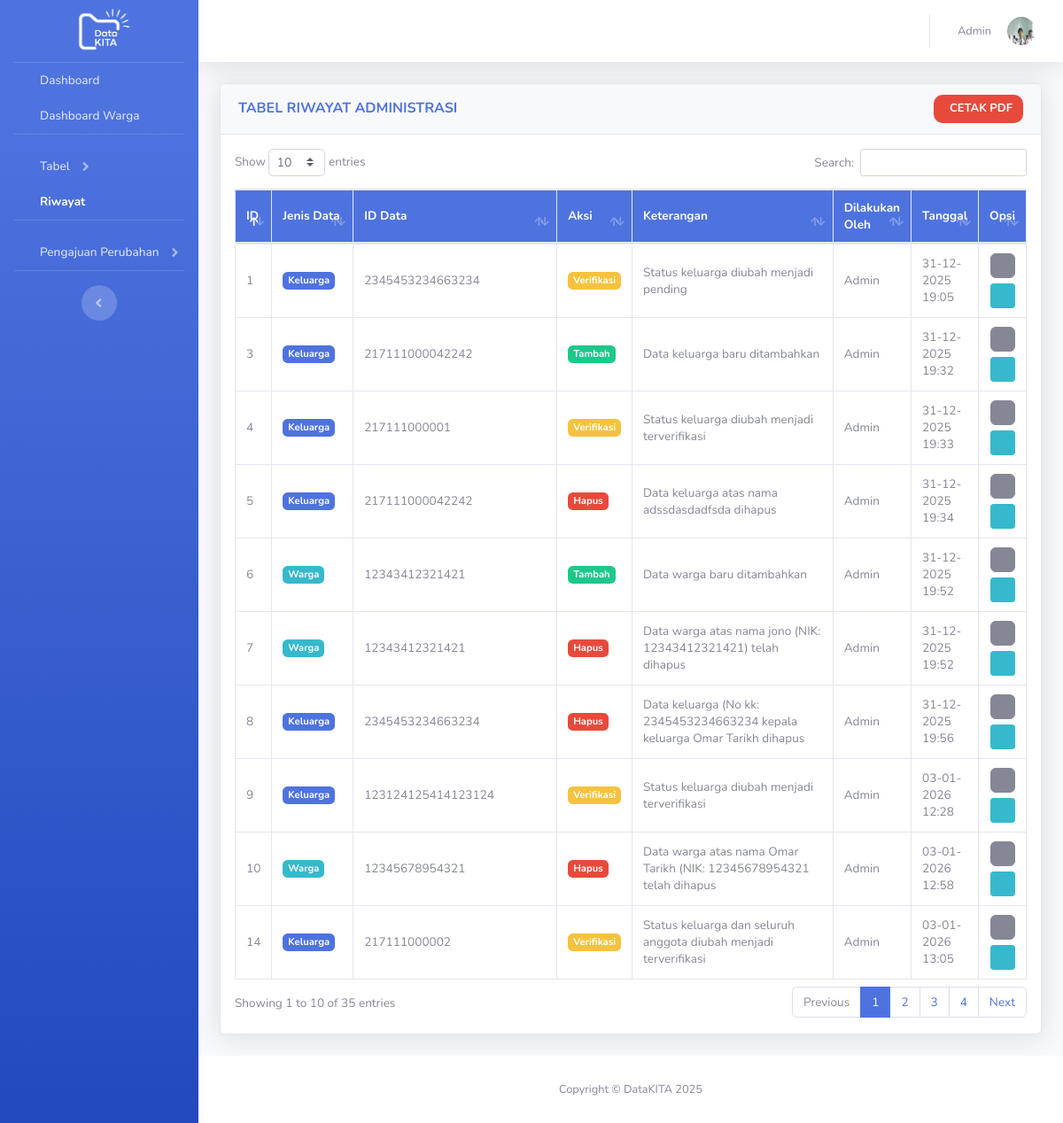
Page /riwayat.php (signed in) on the committed database.
### tables this page shows
CREATE TABLE `user` (
  `Id_user` int(10) UNSIGNED NOT NULL,
  `Nama_user` varchar(255) NOT NULL,
  `Email` varchar(255) NOT NULL,
  `Foto_profil` varchar(255) DEFAULT NULL,
  `Password` varchar(255) NOT NULL,
  `Role` enum('admin','user') DEFAULT 'user'
);

CREATE TABLE `riwayat_administrasi` (
  `id` int(11) NOT NULL,
  `jenis_data` enum('keluarga','warga','dashboard') NOT NULL,
  `id_data` varchar(50) NOT NULL,
  `aksi` enum('tambah','ubah','hapus','verifikasi') NOT NULL,
  `keterangan` text DEFAULT NULL,
  `dilakukan_oleh` int(11) DEFAULT NULL,
  `created_at` timestamp NOT NULL DEFAULT current_timestamp()
);

### riwayat.php (the view, shortened to what this page needs)
<?php
require 'koneksi.php';
$user_id = $_SESSION['user_id'];
$userStmt = $koneksi->prepare("
    SELECT
        u.Nama_user,
        u.Email,
        u.Foto_profil
    FROM User u
    WHERE u.Id_user = ?
");
$userStmt->execute([$user_id]);
$user = $userStmt->fetch(PDO::FETCH_ASSOC);
$riwayatStmt = $koneksi->query("
    SELECT
        r.id,
        r.jenis_data,
        r.id_data,
        r.aksi,
        r.keterangan,
        r.dilakukan_oleh,
        r.created_at,
        u.Nama_user
    FROM riwayat_administrasi r
    LEFT JOIN User u ON u.Id_user = r.dilakukan_oleh
    ORDER BY r.created_at DESC
");
$dataRiwayat = $riwayatStmt->fetchAll(PDO::FETCH_ASSOC);
?>
<!DOCTYPE html>
<html lang="en">
<head>
    <link href="vendor/fontawesome-free/css/all.min.css" rel="stylesheet" type="text/css">
    <link href="css/sb-admin-2.min.css" rel="stylesheet">
    <link href="vendor/datatables/dataTables.bootstrap4.min.css" rel="stylesheet">
    <link rel="stylesheet" href="css/style2.css">
</head>
<body id="page-top">
    <div id="wrapper">
        <ul class="navbar-nav bg-gradient-primary sidebar sidebar-dark accordion" id="accordionSidebar">
            <a class="sidebar-brand d-flex align-items-center justify-content-center" href="index.php">
                <div class="sidebar-brand-icon">
                    <img src="img/Logo_DataKITA(3).png" style="width: 100px; height: auto;">
                </div>
            </a>
            <li class="nav-item">
                <a class="nav-link" href="index.php">
                <iconify-icon icon="material-symbols:dashboard"></iconify-icon>
                <span>Dashboard</span></a>
            </li>
            <li class="nav-item">
                <a class="nav-link" href="dashboardwarga.php">
                <iconify-icon icon="ep:list"></iconify-icon>
                <span>Dashboard Warga</span></a>
            </li>
            <hr class="sidebar-divider">
            <li class="nav-item">
                <a class="nav-link collapsed" href="#" data-toggle="collapse" data-target="#collapsePages"
                    aria-expanded="true" aria-controls="collapsePages">
                    <iconify-icon icon="mdi:table"></iconify-icon>
                    <span>Tabel</span></a>
            </li>
            <li class="nav-item">
                <a class="nav-link" href="riwayat.php">
                    <iconify-icon icon="material-symbols:history"></iconify-icon>
                    <span>Riwayat</span>
                </a>
            </li>
            <hr class="sidebar-divider d-none d-md-block">
            <li class="nav-item">
                <a class="nav-link collapsed" href="#" data-toggle="collapse" data-target="#collapsePages2"
                    aria-expanded="true" aria-controls="collapsePages">
                    <iconify-icon icon="lucide:folder-sync"></iconify-icon>
                    <span>Pengajuan Perubahan</span></a>
            </li>
            <hr class="sidebar-divider d-none d-md-block">
            <div class="text-center d-none d-md-inline">
                <button class="rounded-circle border-0" id="sidebarToggle"></button>
            </div>
        </ul>
        <div id="content-wrapper" class="d-flex flex-column">
            <div id="content">
                <nav class="navbar navbar-expand navbar-light bg-white topbar mb-4 static-top shadow">
                    <ul class="navbar-nav ml-auto">
                        <li class="nav-item dropdown no-arrow">
                            <a class="nav-link dropdown-toggle" href="#" id="userDropdown" role="button"
                                data-toggle="dropdown" aria-haspopup="true" aria-expanded="false">
                                <span class="mr-2 d-none d-lg-inline text-gray-600 small">
                                <?= htmlspecialchars($user['Nama_user']) ?>
                                </span>
                                <img class="img-profile rounded-circle"
                                    src="img/profile/<?= htmlspecialchars($user['Foto_profil'] ?? 'default.png') ?>">
                            </a>
                        </li>
                    </ul>
                </nav>
                <div class="container-fluid">
                        <div class="card shadow mb-4">
                            <div class="card-header d-flex justify-content-between align-items-center">
                                <h6 class="m-0 font-weight-bold text-primary">TABEL RIWAYAT ADMINISTRASI</h6>
                                <div class="d-flex align-items-center" style="gap:10px;">
                                    <a href="riwayat_pdf.php"
                                    target="_blank"
                                    class="btn btn-danger d-inline-flex align-items-center justify-content-center"
                                    style="border:none; border-radius:10px; font-weight:700; font-size:13px;">
                                    CETAK PDF
                                    </a>
                                </div>
                            </div>
                            <div class="card-body">
                                <div class="table-responsive">
                                    <table class="table table-bordered" id="dataTable" width="100%" cellspacing="0">
                                        <thead style="background-color: #4E73DF; color: #fff;">
                                            <tr>
                                                <th>ID</th>
                                                <th>Jenis Data</th>
                                                <th>ID Data</th>
                                                <th>Aksi</th>
                                                <th>Keterangan</th>
                                                <th>Dilakukan Oleh</th>
                                                <th>Tanggal</th>
                                                <th>Opsi</th>
                                            </tr>
                                        </thead>
                                        <tbody>
                                            <?php if (!empty($dataRiwayat)): ?>
                                                <?php foreach ($dataRiwayat as $r): ?>
                                                    <tr>
                                                        <td><?= $r['id'] ?></td>
                                                        <td>
                                                            <?php
                                                                $badge = 'secondary';
                                                                if ($r['jenis_data'] === 'keluarga') {
                                                                    $badge = 'primary';
                                                                } elseif ($r['jenis_data'] === 'warga') {
                                                                    $badge = 'info';
                                                                } elseif ($r['jenis_data'] === 'dashboard') {
                                                                    $badge = 'success';
                                                                }
                                                            ?>
                                                            <span class="badge badge-<?= $badge ?>">
                                                                <?= ucfirst($r['jenis_data']) ?>
                                                            </span>
                                                        </td>
                                                        <td><?= htmlspecialchars($r['id_data']) ?></td>
                                                        <td>
                                                            <span class="badge badge-<?=
                                                                $r['aksi'] === 'tambah' ? 'success' :
                                                                ($r['aksi'] === 'hapus' ? 'danger' :
                                                                ($r['aksi'] === 'verifikasi' ? 'warning' : 'secondary'))
                                                            ?>">
                                                                <?= ucfirst($r['aksi']) ?>
                                                            </span>
                                                        </td>
                                                        <td><?= htmlspecialchars($r['keterangan']) ?></td>
                                                        <td><?= htmlspecialchars($r['Nama_user'] ?? 'System') ?></td>
                                                        <td><?= date('d-m-Y H:i', strtotime($r['created_at'])) ?></td>
                                                        <td class="text-center align-middle">
                                                            <div style="display: flex; justify-content: center; align-items: center; gap: 6px; height: 100%;">
                                                                <button class="btn btn-sm btn-secondary d-flex align-items-center justify-content-center"
                                                                title="Lihat" data-toggle="modal" data-target="#showRiwayatModal<?= $r['id'] ?>"
                                                                style="width: 28px; height: 28px; border-radius: 6px;">
                                                                </button>
                                                                <a href="riwayat_pdf_row.php?id=<?= $r['id'] ?>"
                                                                    class="btn btn-sm btn-info"
                                                                    title="Unduh PDF"
                                                                    target="_blank">
                                                                </a>
                                                            </div>
                                                        </td>
                                            </tr>
                    <div class="modal fade" id="showRiwayatModal<?= $r['id'] ?>" tabindex="-1" role="dialog" aria-labelledby="showRiwayatModalLabel" aria-hidden="true">
            <?php endforeach; ?>
        <?php endif; ?>
                                        </tbody>
                                    </table>
                                </div>
                            </div>
                        </div>
                    </div>
                </div>
                <footer class="sticky-footer bg-white">
                    <div class="container my-auto">
                        <div class="copyright text-center my-auto">
                            <span>Copyright &copy; DataKITA 2025</span>
                        </div>
                    </div>
                </footer>
            </div>
    </div>
</body>
</html>

### css/style2.css (style rules this page uses)
.nav-item .nav-link { display: flex !important; align-items: center !important; gap: 10px; color: rgba(255, 255, 255, 0.6); font-weight: 500; padding: 10px 15px !important; transition: color 0.3s ease; line-height: 1; }
.nav-item .nav-link iconify-icon { display: inline-flex !important; align-items: center; justify-content: center; width: 20px; height: 20px; font-size: 18px; flex-shrink: 0; color: rgba(255, 255, 255, 0.6); transition: color 0.3s ease; margin: 0; vertical-align: middle; }
.nav-item .nav-link span { margin: 0; padding: 0; }
.nav-item.active .nav-link, .nav-item.active .nav-link iconify-icon { color: #fff !important; }
#dataTable { width: 100%; border-collapse: collapse; line-height: 1.4; }
#dataTable th, #dataTable td { padding: 10px 12px; white-space: normal !important; word-wrap: break-word; vertical-align: middle; font-size: 0.85rem; }
#dataTable thead th { font-weight: 700; font-size: 0.85rem; vertical-align: middle; }
.table-responsive { overflow-x: auto !important; overflow-y: hidden !important; }
#dataTable td.text-center div { display: flex; flex-wrap: wrap; justify-content: center; align-items: center; gap: 5px; max-width: none; }
#dataTable .btn-sm { padding: 5px 7px; font-size: 0.75rem; width: 28px; height: 28px; display: flex; align-items: center; justify-content: center; }
#dataTable .badge { font-size: 0.7rem; padding: 4px 6px; }
.card-body { padding: 1rem !important; }

### rows in the picture
user: Nama_user "Admin", Foto_profil (picture)
riwayat_administrasi: id "14", jenis_data "Keluarga", id_data "217111000002", aksi "Verifikasi", keterangan "Status keluarga dan seluruh anggota diubah menjadi terverifikasi", user.Nama_user "Admin", created_at "03-01-2026 13:05"
riwayat_administrasi: id "10", jenis_data "Warga", id_data "12345678954321", aksi "Hapus", keterangan "Data warga atas nama Omar Tarikh (NIK: 12345678954321 telah dihapus", user.Nama_user "Admin", created_at "03-01-2026 12:58"
riwayat_administrasi: id "9", jenis_data "Keluarga", id_data "123124125414123124", aksi "Verifikasi", keterangan "Status keluarga diubah menjadi terverifikasi", user.Nama_user "Admin", created_at "03-01-2026 12:28"
riwayat_administrasi: id "8", jenis_data "Keluarga", id_data "2345453234663234", aksi "Hapus", keterangan "Data keluarga (No kk: 2345453234663234 kepala keluarga Omar Tarikh dihapus", user.Nama_user "Admin", created_at "31-12-2025 19:56"
riwayat_administrasi: id "7", jenis_data "Warga", id_data "12343412321421", aksi "Hapus", keterangan "Data warga atas nama jono (NIK: 12343412321421) telah dihapus", user.Nama_user "Admin", created_at "31-12-2025 19:52"
riwayat_administrasi: id "6", jenis_data "Warga", id_data "12343412321421", aksi "Tambah", keterangan "Data warga baru ditambahkan", user.Nama_user "Admin", created_at "31-12-2025 19:52"
riwayat_administrasi: id "5", jenis_data "Keluarga", id_data "217111000042242", aksi "Hapus", keterangan "Data keluarga atas nama adssdasdadfsda dihapus", user.Nama_user "Admin", created_at "31-12-2025 19:34"
riwayat_administrasi: id "4", jenis_data "Keluarga", id_data "217111000001", aksi "Verifikasi", keterangan "Status keluarga diubah menjadi terverifikasi", user.Nama_user "Admin", created_at "31-12-2025 19:33"
riwayat_administrasi: id "3", jenis_data "Keluarga", id_data "217111000042242", aksi "Tambah", keterangan "Data keluarga baru ditambahkan", user.Nama_user "Admin", created_at "31-12-2025 19:32"
riwayat_administrasi: id "1", jenis_data "Keluarga", id_data "2345453234663234", aksi "Verifikasi", keterangan "Status keluarga diubah menjadi pending", user.Nama_user "Admin", created_at "31-12-2025 19:05"
